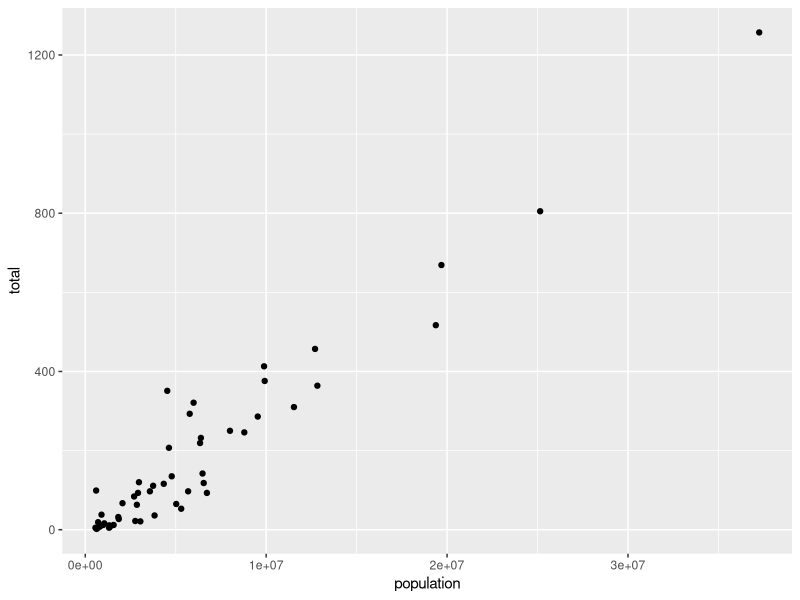
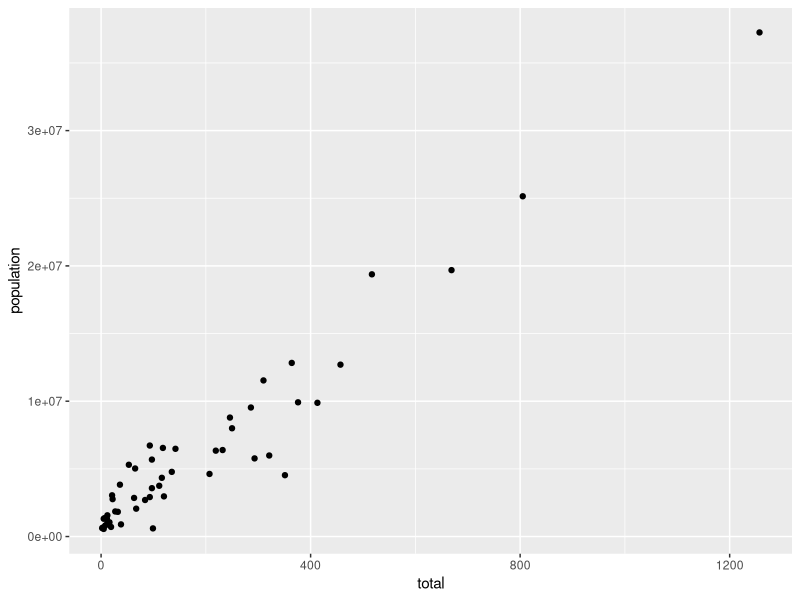
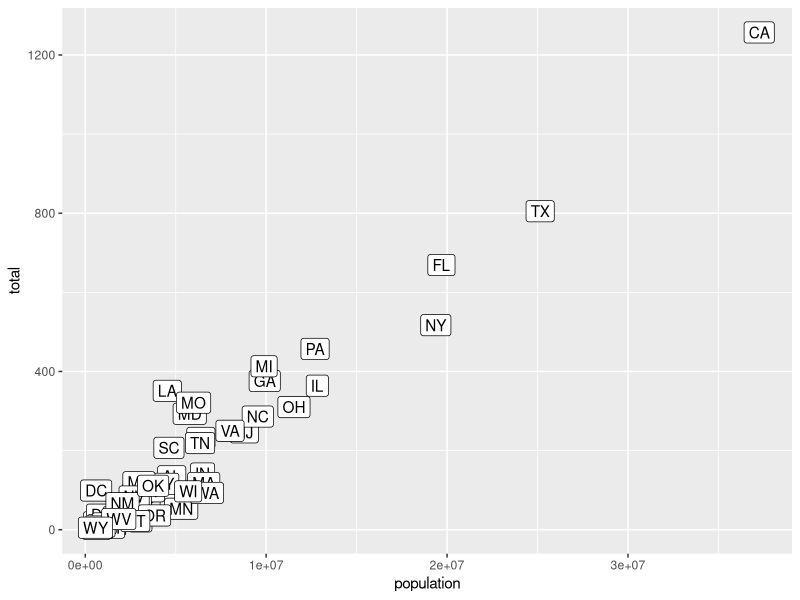
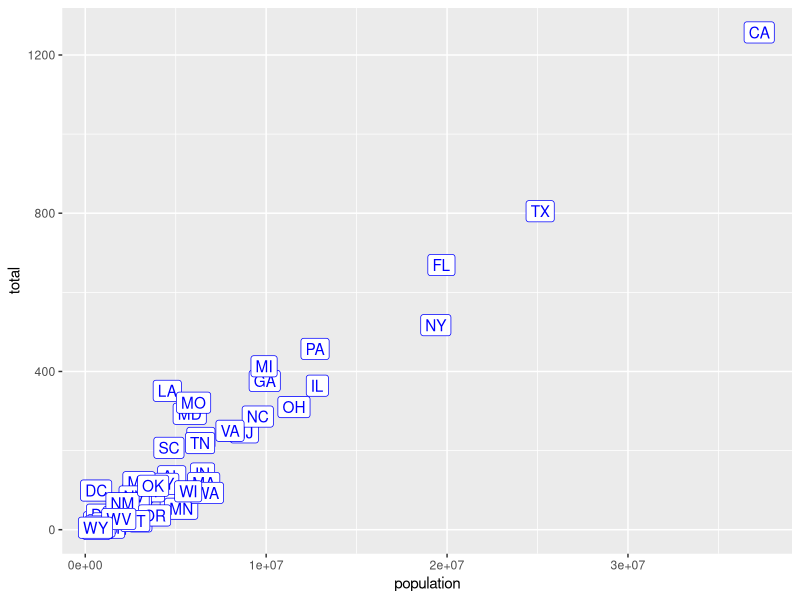
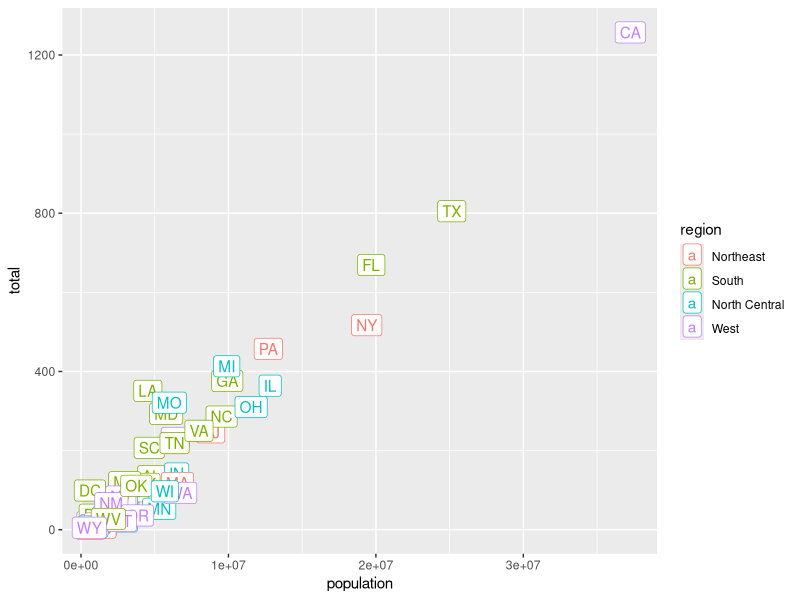
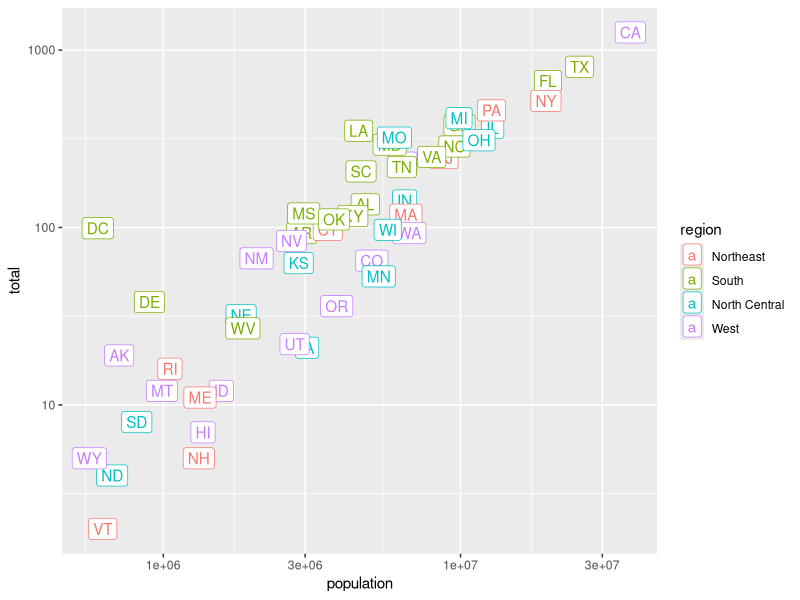
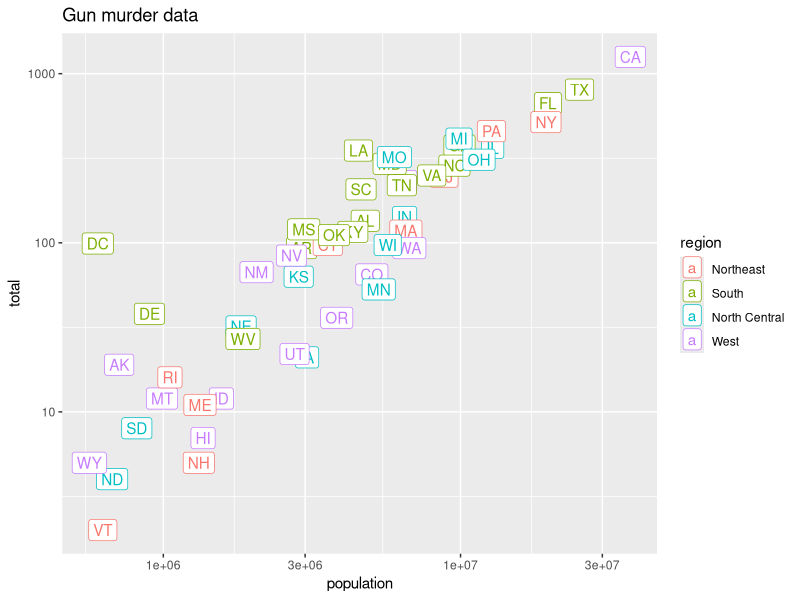
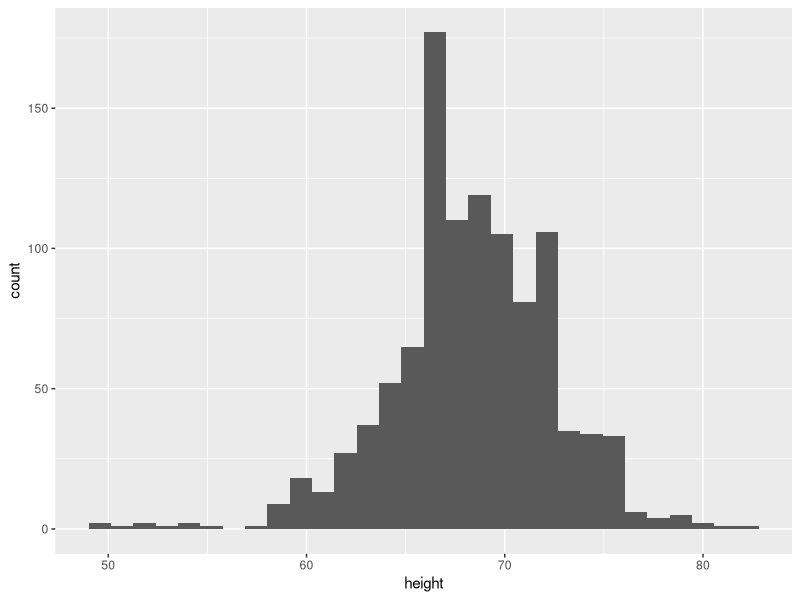

Generate these figures, in order, with R:
## ---- chunk 1
knitr::opts_chunk$set(echo = TRUE)
## ---- chunk 2
library(dplyr)
library(ggplot2)
library(dslabs)
data(heights)
data(murders)
p <- ggplot(murders)
class(p)
## ---- chunk 3
x <- 2
print(x)
## ---- chunk 4
x <- 2
x
## ---- chunk 5
p <- ggplot(murders)
## ---- chunk 6
data(heights)
# define ggplot object called p like in the previous exercise but using a pipe 
p <- heights %>% ggplot()
## ---- chunk 7
murders %>% ggplot(aes(x = population, y = total)) +
  geom_point()
## ---- chunk 8
murders %>% ggplot(aes(x = total, y = population)) +
  geom_point()
## ---- chunk 9
library(dplyr)
library(ggplot2)
library(dslabs)
data(heights)
data(murders)
murders %>% ggplot(aes(population, total, label = abb)) +
  geom_label()
## ---- chunk 10
murders %>% ggplot(aes(population, total,label= abb)) +
  geom_label(color='blue')
## ---- chunk 11
## edit this code
murders %>% ggplot(aes(population, total, label = abb, color=region)) +
  geom_label()
## ---- chunk 12
p <- murders %>% ggplot(aes(population, total, label = abb, color = region)) + geom_label() 
## add layers to p here
p + scale_x_log10() + scale_y_log10()
## ---- chunk 13
p <- murders %>% ggplot(aes(population, total, label = abb, color = region)) +
  geom_label()
# add a layer to add title to the next line
p + scale_x_log10() + 
    scale_y_log10() +
    ggtitle('Gun murder data')
## ---- chunk 14
# define p here
p <- heights %>% ggplot() + aes(x = height)
## ---- chunk 15
p <- heights %>% 
  ggplot(aes(height))
## add a layer to p
p + geom_histogram()
## ---- chunk 16
p <- heights %>% 
  ggplot(aes(height))
## add the geom_histogram layer but with the requested argument
p + geom_histogram(binwidth=1)
## ---- chunk 17
## add the correct layer using +
heights %>% 
  ggplot(aes(height)) + geom_density()
## ---- chunk 18
## add the group argument then a layer with +
heights %>% 
  ggplot(aes(height, group=sex)) + geom_density()
## ---- chunk 19
## edit the next line to use color instead of group then add a density layer
heights %>% 
  ggplot(aes(height, group = sex, color=sex)) + geom_density()
## ---- chunk 20
heights %>% 
  ggplot(aes(height, fill = sex)) + 
  geom_density(alpha = 0.2)
